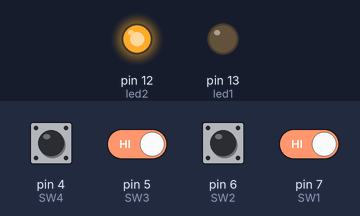
This sketch was run on a simulated Arduino Uno, built with avr-gcc and run on an emulated ATmega328P. Shown: output pins drawn as LEDs (lit = HIGH). The test bench sets the inputs (shaded band); at power-on: pin 4 (SW4), pin 5 (SW3), pin 6 (SW2), pin 7 (SW1) HIGH.

Above: at 1.2 s.
1.3 s: pin 5 (SW3) driven LOW and pin 7 (SW1) driven LOW
At 2.5 s:
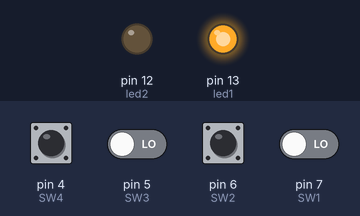
2.8 s: pin 5 (SW3) driven HIGH
At 3.7 s:
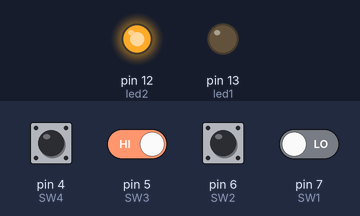
4.3 s: pin 5 (SW3) driven LOW
At 4.9 s:
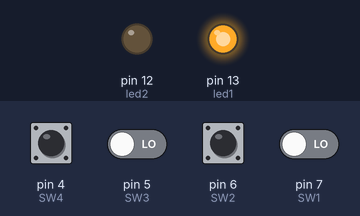
Timing chart, 0 to 7.3 s (numbered marks = the images above; inputs shaded):
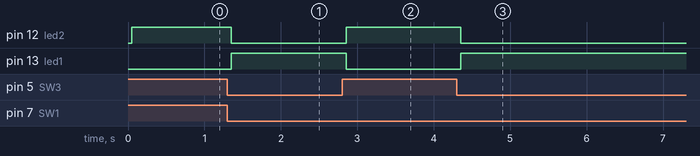

Measured:
- after the input at 1.3 s, pin 12 (led2): HIGH → LOW after 0.05 s; pin 13 (led1): LOW → HIGH after 0.05 s
- after the input at 2.8 s, pin 12 (led2): LOW → HIGH after 0.05 s; pin 13 (led1): HIGH → LOW after 0.05 s
- after the input at 4.3 s, pin 12 (led2): HIGH → LOW after 0.05 s; pin 13 (led1): LOW → HIGH after 0.05 s

The sketch:

microcontroladores03.ino
```cpp
// C++

//Pines de entrada
#define SW1 7
#define SW2 6
#define SW3 5
#define SW4 4
//Pines de salida
#define led1 13
#define led2 12


bool A,B,C,D;  //4 bits
byte entrada = 0; // 8 bits

// Configura el hardware
// Ejecuta una sola vez al energizar
void setup(){

  //pinMode(pin,in/out)

  //Pines de entradas
  pinMode(SW1,INPUT);
  pinMode(SW2,INPUT);
  pinMode(SW3,INPUT);
  pinMode(SW4,INPUT);

  //Pines de salida
  pinMode(led1,OUTPUT);
  pinMode(led2,OUTPUT);

  Serial.begin(9600); // Set speed to 9600 bits per second

}

// Equivalente "main"
// Ejecuta en ciclo "infinito" --> Energizado
void loop(){


  // lectura de las entradas hardware
  A=digitalRead(SW1);
  B=digitalRead(SW2);
  C=digitalRead(SW3);
  D=digitalRead(SW4);

  // conversion de señales booleanas a un binario
  bitWrite(entrada,3,A);
  bitWrite(entrada,2,B);
  bitWrite(entrada,1,C);
  bitWrite(entrada,0,D);
  delay(50);

  // conversion de binario a decimal
  // "entrada" variable tipo byte guardada como binario
  // No fue necesaria la conversión porque se editó cada bit de la variable

  /*
  Serial.print("Entrada bin: ");
  Serial.println(entrada,BIN);      //Entrada en binario
  delay(500);
  Serial.print("Entrada dec: ");
  Serial.println(entrada);      //Entrada en decimal
  delay(500);
  */

  // comparación <=5 ó >5
  // escribir salidas led1 y led2
  if(entrada<=5){
    digitalWrite(led1,HIGH);
  	digitalWrite(led2,LOW);
  }else{
    digitalWrite(led1,LOW);
    digitalWrite(led2,HIGH);
  }

//delay(100);
}
```
